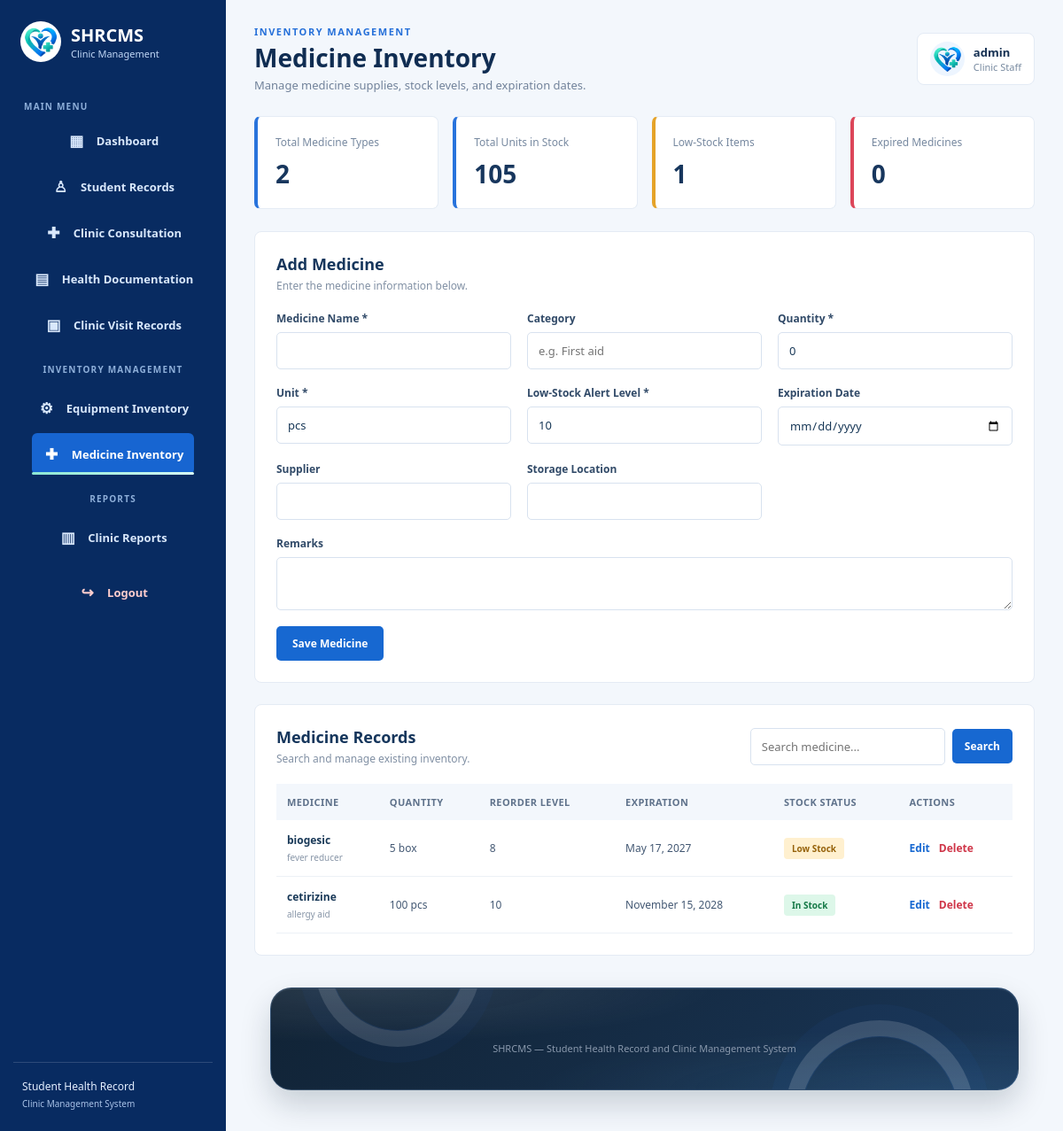
The page /php/staff/medicine_inventory.php (signed in) on the database its author committed.
### tables this page shows
CREATE TABLE `medicine_inventory` (
  `id` int(11) NOT NULL,
  `medicine_name` varchar(150) NOT NULL,
  `category` varchar(100) DEFAULT NULL,
  `quantity` int(11) NOT NULL DEFAULT 0,
  `unit` varchar(50) NOT NULL DEFAULT 'pcs',
  `reorder_level` int(11) NOT NULL DEFAULT 10,
  `expiration_date` date DEFAULT NULL,
  `supplier` varchar(150) DEFAULT NULL,
  `storage_location` varchar(150) DEFAULT NULL,
  `remarks` text DEFAULT NULL,
  `created_at` timestamp NOT NULL DEFAULT current_timestamp(),
  `updated_at` timestamp NOT NULL DEFAULT current_timestamp() ON UPDATE current_timestamp()
);

### php/staff/medicine_inventory.php (the view, shortened to what this page needs)
<?php
require_once __DIR__ . '/../db.php';
$conn->set_charset('utf8mb4');
function e($value) {
    return htmlspecialchars((string)($value ?? ''), ENT_QUOTES, 'UTF-8');
}
$editMedicine = null;
$search = trim($_GET['search'] ?? '');
if ($search !== '') {
    $stmt = $conn->prepare(
        "SELECT * FROM medicine_inventory
         WHERE medicine_name LIKE ?
            OR category LIKE ?
         ORDER BY
             (expiration_date IS NULL OR expiration_date = '0000-00-00') ASC,
             expiration_date ASC,
             medicine_name ASC"
    );
    $term = '%' . $search . '%';
    $stmt->bind_param('ss', $term, $term);
    $stmt->execute();
    $medicines = $stmt->get_result();
} else {
    $medicines = $conn->query(
        "SELECT * FROM medicine_inventory
         ORDER BY
             (expiration_date IS NULL OR expiration_date = '0000-00-00') ASC,
             expiration_date ASC,
             medicine_name ASC"
    );
}
$totalTypes = (int)$conn->query(
    "SELECT COUNT(*) AS total FROM medicine_inventory"
)->fetch_assoc()['total'];
$totalUnits = (int)$conn->query(
    "SELECT COALESCE(SUM(quantity), 0) AS total
     FROM medicine_inventory"
)->fetch_assoc()['total'];
$lowStock = (int)$conn->query(
    "SELECT COUNT(*) AS total
     FROM medicine_inventory
     WHERE quantity <= reorder_level"
)->fetch_assoc()['total'];
$expired = (int)$conn->query(
    "SELECT COUNT(*) AS total
     FROM medicine_inventory
     WHERE expiration_date IS NOT NULL
       AND expiration_date <> '0000-00-00'
       AND expiration_date < CURDATE()"
)->fetch_assoc()['total'];
$username = e($_SESSION['admin_username'] ?? 'Staff');
?>
<!DOCTYPE html>
<html lang="en">
<head>
    <link rel="stylesheet" href="../../css/style.css">
    <link rel="stylesheet" href="../../css/staff-dashboard.css">
    <link rel="stylesheet" href="../../css/inventory.css">
</head>
<body class="staff-dashboard-body">
<aside class="staff-sidebar">
    <a href="staff_dashboard.php" class="staff-brand">
        <img src="../../image/logo2.png" alt="SHRCMS Logo">
        <div>
            <h2>SHRCMS</h2>
            <p>Clinic Management</p>
        </div>
    </a>
    <p class="sidebar-label">MAIN MENU</p>
    <nav class="staff-nav">
        <a href="staff_dashboard.php"><span>▦</span> Dashboard</a>
        <a href="student_records.php"><span>♙</span> Student Records</a>
        <a href="clinic_consultation.php"><span>✚</span> Clinic Consultation</a>
        <a href="health_documentation.php"><span>▤</span> Health Documentation</a>
        <a href="clinic_visit_records.php"><span>▣</span> Clinic Visit Records</a>
        <p class="sidebar-label">INVENTORY MANAGEMENT</p>
        <a href="equipment_inventory.php"><span>⚙</span> Equipment Inventory</a>
        <a href="medicine_inventory.php" class="active"><span>✚</span> Medicine Inventory</a>
        <p class="sidebar-label">REPORTS</p>
        <a href="clinic_reports.php"><span>▥</span> Clinic Reports</a>
        <a href="../logout.php" class="logout-link"><span>↪</span> Logout</a>
    </nav>
    <div class="sidebar-bottom">
        <p>Student Health Record</p>
        <small>Clinic Management System</small>
    </div>
</aside>
<main class="staff-main">
    <header class="staff-header">
        <div>
            <p class="page-eyebrow">INVENTORY MANAGEMENT</p>
            <h1>Medicine Inventory</h1>
            <p class="header-subtitle">
                Manage medicine supplies, stock levels, and expiration dates.
            </p>
        </div>
        <div class="staff-user">
            <img src="../../image/logo2.png" alt="Staff profile">
            <div>
                <strong><?= e($username) ?></strong>
                <span>Clinic Staff</span>
            </div>
        </div>
    </header>
    <section class="inventory-stats">
        <article class="inventory-stat">
            <span>Total Medicine Types</span>
            <strong><?= $totalTypes ?></strong>
        </article>
        <article class="inventory-stat">
            <span>Total Units in Stock</span>
            <strong><?= $totalUnits ?></strong>
        </article>
        <article class="inventory-stat warning-stat">
            <span>Low-Stock Items</span>
            <strong><?= $lowStock ?></strong>
        </article>
        <article class="inventory-stat danger-stat">
            <span>Expired Medicines</span>
            <strong><?= $expired ?></strong>
        </article>
    </section>
    <section class="inventory-panel">
        <div class="inventory-heading">
            <div>
                <h2><?= $editMedicine ? 'Edit Medicine' : 'Add Medicine' ?></h2>
                <p>Enter the medicine information below.</p>
            </div>
        </div>
        <form method="POST" action="medicine_inventory.php" class="inventory-form">
            <div class="form-field">
                <label for="medicine_name">Medicine Name *</label>
                <input
                    id="medicine_name"
                    name="medicine_name"
                    value="<?= e($editMedicine['medicine_name'] ?? '') ?>"
                    required
                    maxlength="150"
                >
            </div>
            <div class="form-field">
                <label for="category">Category</label>
                <input
                    id="category"
                    name="category"
                    value="<?= e($editMedicine['category'] ?? '') ?>"
                    placeholder="e.g. First aid"
                >
            </div>
            <div class="form-field">
                <label for="quantity">Quantity *</label>
                <input
                    id="quantity"
                    type="number"
                    name="quantity"
                    min="0"
                    step="1"
                    required
                    value="<?= e($editMedicine['quantity'] ?? '0') ?>"
                >
            </div>
            <div class="form-field">
                <label for="unit">Unit *</label>
                <input
                    id="unit"
                    name="unit"
                    required
                    value="<?= e($editMedicine['unit'] ?? 'pcs') ?>"
                    placeholder="pcs, boxes, bottles"
                >
            </div>
            <div class="form-field">
                <label for="reorder_level">Low-Stock Alert Level *</label>
                <input
                    id="reorder_level"
                    type="number"
                    name="reorder_level"
                    min="0"
                    step="1"
                    required
                    value="<?= e($editMedicine['reorder_level'] ?? '10') ?>"
                >
            </div>
            <div class="form-field">
                <label for="expiration_date">Expiration Date</label>
                <input
                    id="expiration_date"
                    type="date"
                    name="expiration_date"
                    value="<?php
                        $formExpiration = $editMedicine['expiration_date'] ?? '';
                        echo e($formExpiration);
                    ?>"
                >
            </div>
            <div class="form-field">
                <label for="supplier">Supplier</label>
                <input
                    id="supplier"
                    name="supplier"
                    value="<?= e($editMedicine['supplier'] ?? '') ?>"
                >
            </div>
            <div class="form-field">
                <label for="storage_location">Storage Location</label>
                <input
                    id="storage_location"
                    name="storage_location"
                    value="<?= e($editMedicine['storage_location'] ?? '') ?>"
                >
            </div>
            <div class="form-field full-field">
                <label for="remarks">Remarks</label>
                <textarea id="remarks" name="remarks" rows="2"><?= e($editMedicine['remarks'] ?? '') ?></textarea>
            </div>
            <div class="form-actions full-field">
                <button type="submit" class="inventory-submit">
                    <?= $editMedicine ? 'Update Medicine' : 'Save Medicine' ?>
                </button>
            </div>
        </form>
    </section>
    <section class="inventory-panel">
        <div class="inventory-heading inventory-list-heading">
            <div>
                <h2>Medicine Records</h2>
                <p>Search and manage existing inventory.</p>
            </div>
            <form method="GET" class="inventory-search">
                <input
                    type="search"
                    name="search"
                    placeholder="Search medicine..."
                    value="<?= e($search) ?>"
                >
                <button type="submit">Search</button>
            </form>
        </div>
        <div class="inventory-table-wrap">
            <table class="inventory-table">
                <thead>
                    <tr>
                        <th>Medicine</th>
                        <th>Quantity</th>
                        <th>Reorder Level</th>
                        <th>Expiration</th>
                        <th>Stock Status</th>
                        <th>Actions</th>
                    </tr>
                </thead>
                <tbody>
                <?php if ($medicines && $medicines->num_rows > 0): ?>
                    <?php while ($medicine = $medicines->fetch_assoc()): ?>
                        <?php
                        $expirationDate = trim(
                            (string)($medicine['expiration_date'] ?? '')
                        );
                        $hasValidExpiration =
                            $expirationDate !== '' &&
                            $expirationDate !== '0000-00-00' &&
                            $expirationDate !== '0000-00-00 00:00:00' &&
                            preg_match('/^\d{4}-\d{2}-\d{2}$/', $expirationDate) &&
                            strtotime($expirationDate) !== false;
                        $isExpired = $hasValidExpiration &&
                            $expirationDate < date('Y-m-d');
                        $isLow = (int)$medicine['quantity'] <=
                            (int)$medicine['reorder_level'];
                        $expiresSoon = $hasValidExpiration &&
                            !$isExpired &&
                            $expirationDate <= date('Y-m-d', strtotime('+30 days'));
                        ?>
                        <tr>
                            <td>
                                <strong><?= e($medicine['medicine_name']) ?></strong>
                                <small>
                                    <?= e($medicine['category'] ?: 'Uncategorized') ?>
                                </small>
                            </td>
                            <td>
                                <?= (int)$medicine['quantity'] ?>
                                <?= e($medicine['unit']) ?>
                            </td>
                            <td><?= (int)$medicine['reorder_level'] ?></td>
                            <td>
                                <?php if ($hasValidExpiration): ?>
                                    <?= e(date('F d, Y', strtotime($expirationDate))) ?>
                                <?php else: ?>
                                    <span class="expiration-not-set">Not set</span>
                                <?php endif; ?>
                            </td>
                            <td>
                                <?php if ($isExpired): ?>
                                    <span class="status-pill status-danger">
                                        Expired
                                    </span>
                                <?php elseif ($isLow): ?>
                                    <span class="status-pill status-warning">
                                        Low Stock
                                    </span>
                                <?php elseif ($expiresSoon): ?>
                                    <span class="status-pill status-warning">
                                        Expires Soon
                                    </span>
                                <?php else: ?>
                                    <span class="status-pill status-good">
                                        In Stock
                                    </span>
                                <?php endif; ?>
                            </td>
                            <td>
                                <div class="table-actions">
                                    <a
                                        class="edit-action"
                                        href="medicine_inventory.php?edit=<?= (int)$medicine['id'] ?>"
                                    >
                                        Edit
                                    </a>
                                    <form
                                        method="POST"
                                        action="medicine_inventory.php"
                                        onsubmit="return confirm('Delete this medicine record?');"
                                    >
                                        <button type="submit" class="delete-action">
                                            Delete
                                        </button>
                                    </form>
                                </div>
                            </td>
                        </tr>
                    <?php endwhile; ?>
                <?php endif; ?>
                </tbody>
            </table>
        </div>
    </section>
    <footer class="staff-footer">
        SHRCMS — Student Health Record and Clinic Management System
    </footer>
</main>
</body>
</html>

### rows shown on the page
medicine_inventory: medicine_name "biogesic", category "fever reducer", quantity "5", unit "box", reorder_level "8", expiration_date "May 17, 2027", shows "Low Stock"
medicine_inventory: medicine_name "cetirizine", category "allergy aid", quantity "100", unit "pcs", reorder_level "10", expiration_date "November 15, 2028", shows "In Stock"

### other values the page prints
$username "admin"
$totalTypes "2"
$totalUnits "105"
$lowStock "1"
$expired "0"
